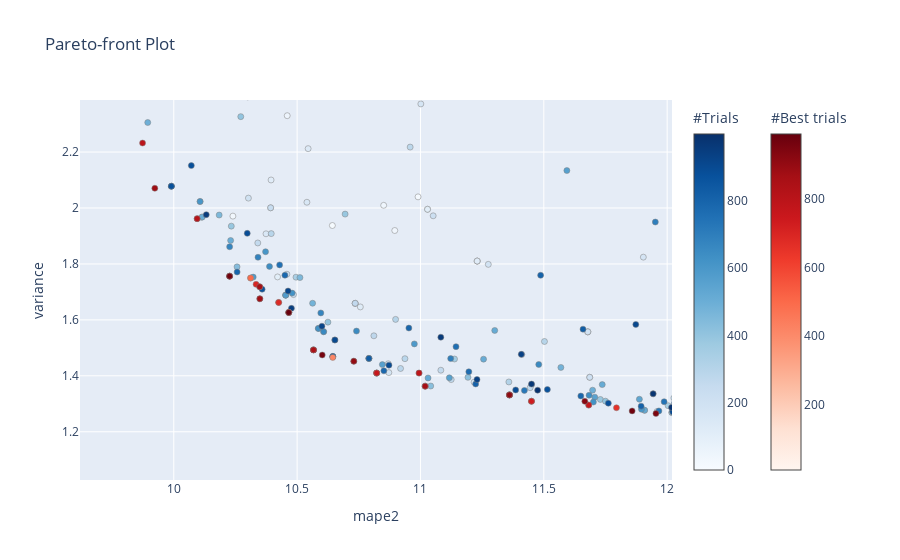

Source (notebook cell):
### Markdown cell above
## The Cell below contains code to plot a new experimental feature from Optuna that Plots the two objectives I am using to tune the hyperparameters to find the best hypereparameters together with the importance of the different hyperparameters in the next two code cells for MAPE of the test set and the variance between the MAPE of the training set and the MAPE of the test set respectively.

### Code cell
optuna.visualization.plot_pareto_front(study, target_names=["mape2", "variance"])

### Figure 1 — Plotly figure (JSON) as saved in the notebook; plotly's stock layout.template omitted (floating-point values rounded to 4 significant figures; data arrays with more than 128 entries replaced by an {"elided": "..."} marker saying what was removed)
{"data": [{"hovertemplate": "%{text}<extra>Trial</extra>", "marker": {"color": {"elided": "792 int values"}, "colorbar": {"title": {"text": "#Trials"}}, "colorscale": [[0, "rgb(247,251,255)"], [0.125, "rgb(222,235,247)"], [0.25, "rgb(198,219,239)"], [0.375, "rgb(158,202,225)"], [0.5, "rgb(107,174,214)"], [0.625, "rgb(66,146,198)"], [0.75, "rgb(33,113,181)"], [0.875, "rgb(8,81,156)"], [1, "rgb(8,48,107)"]], "line": {"color": "Grey", "width": 0.5}}, "mode": "markers", "showlegend": false, "text": {"elided": "792 str values"}, "type": "scatter", "x": {"elided": "792 float values"}, "y": {"elided": "792 float values"}}, {"hovertemplate": "%{text}<extra>Best Trial</extra>", "marker": {"color": {"elided": "208 int values"}, "colorbar": {"title": {"text": "#Best trials"}, "x": 1.1, "xpad": 40, "y": 0.5}, "colorscale": [[0, "rgb(255,245,240)"], [0.125, "rgb(254,224,210)"], [0.25, "rgb(252,187,161)"], [0.375, "rgb(252,146,114)"], [0.5, "rgb(251,106,74)"], [0.625, "rgb(239,59,44)"], [0.75, "rgb(203,24,29)"], [0.875, "rgb(165,15,21)"], [1, "rgb(103,0,13)"]], "line": {"color": "Grey", "width": 0.5}}, "mode": "markers", "showlegend": false, "text": {"elided": "208 str values"}, "type": "scatter", "x": {"elided": "208 float values"}, "y": {"elided": "208 float values"}}], "layout": {"autosize": true, "dragmode": "pan", "title": {"text": "Pareto-front Plot"}, "xaxis": {"autorange": false, "range": [9.62, 12.02], "title": {"text": "mape2"}, "type": "linear"}, "yaxis": {"autorange": false, "range": [1.027, 2.386], "title": {"text": "variance"}, "type": "linear"}}}
